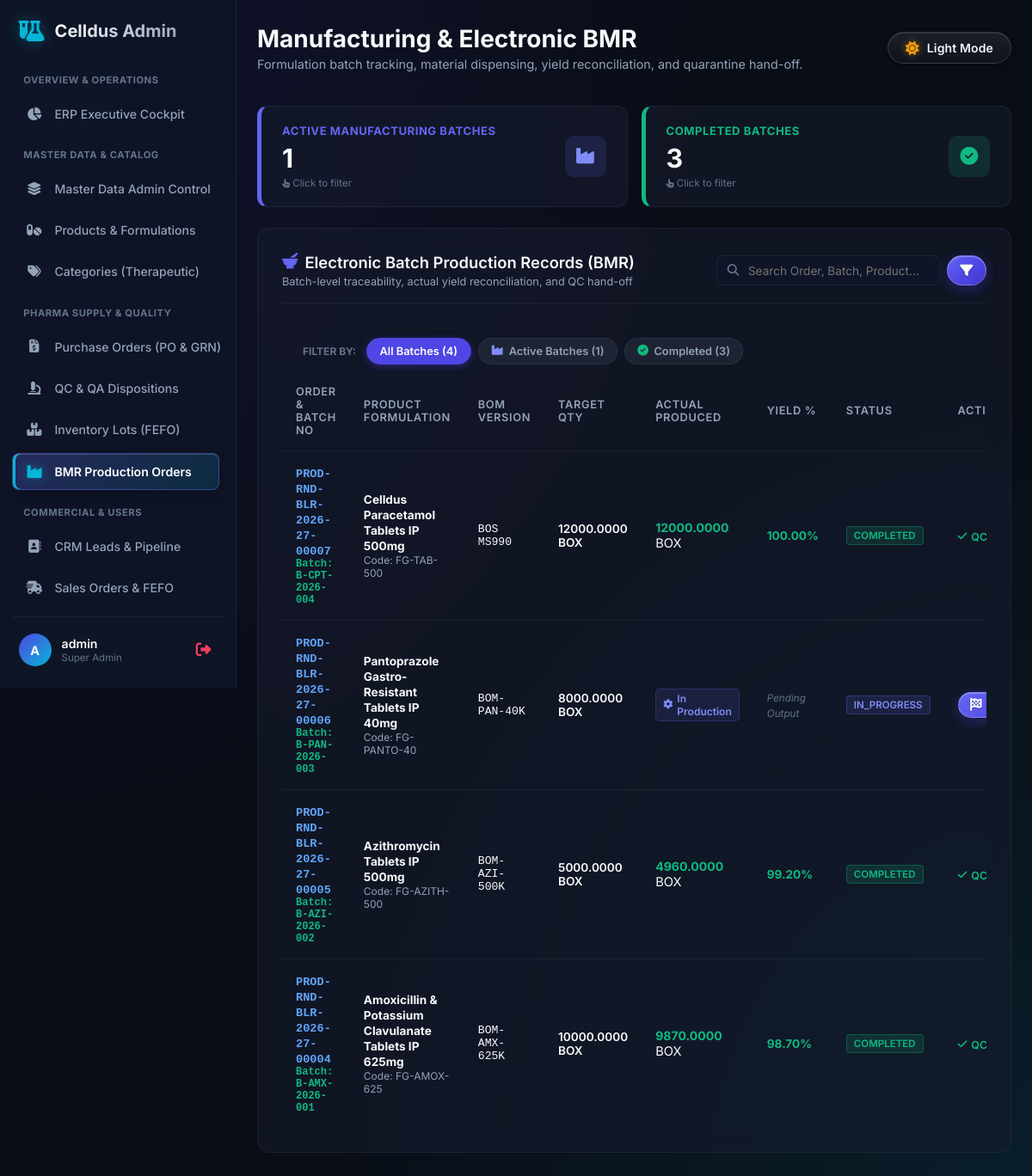
The page /dashboard/production/ (signed in) on the database as committed earlier.
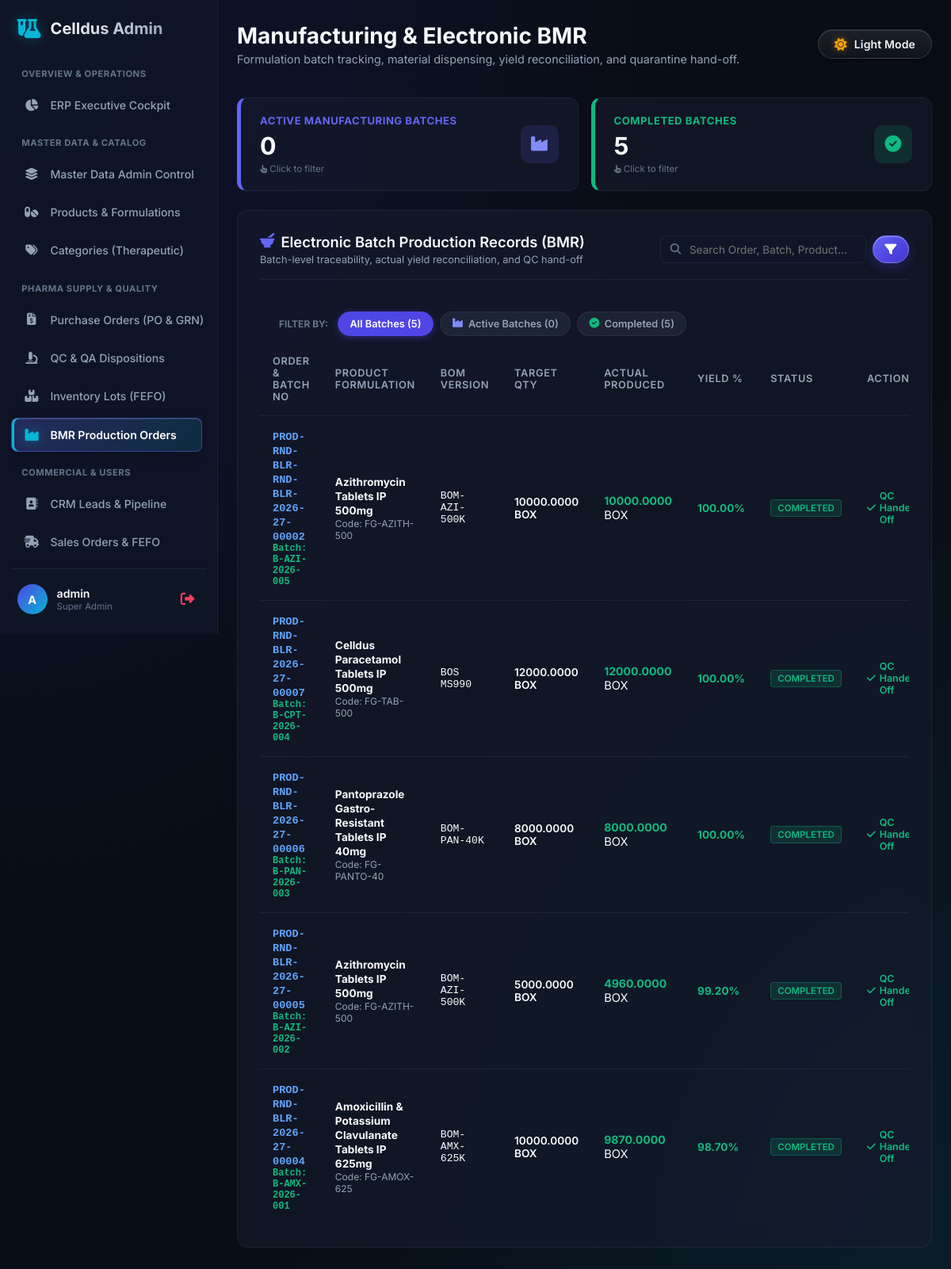
The same page on the database as committed later.
### erp_manufacturing/models.py (models this page shows, shortened)
class ProductionOrder(ERPDocumentModel):
    STATUS_CHOICES = (
        ('DRAFT', 'Draft Planning'),
        ('RELEASED', 'Supervisor Released (BMR Issued)'),
        ('IN_PROGRESS', 'Manufacturing In-Progress'),
        ('COMPLETED', 'Batch Completed, Submitted to QC'),
        ('CLOSED', 'QA Dispositioned & Closed'),
        ('CANCELLED', 'Cancelled'),
    )
    product = models.ForeignKey(ItemMaster, on_delete=models.PROTECT, limit_choices_to={'item_type__in': ['WIP', 'FINISHED_GOOD']})
    bom = models.ForeignKey(BOMHeader, on_delete=models.PROTECT)
    batch_no = models.CharField(max_length=60, unique=True, db_index=True)
    planned_qty = models.DecimalField(max_digits=14, decimal_places=4, validators=[MinValueValidator(Decimal('0.0001'))])
    actual_produced_qty = models.DecimalField(max_digits=14, decimal_places=4, default=Decimal('0.0000'))
    scrap_qty = models.DecimalField(max_digits=14, decimal_places=4, default=Decimal('0.0000'))
    uom = models.ForeignKey(UnitOfMeasure, on_delete=models.PROTECT)
    target_warehouse = models.ForeignKey(Warehouse, on_delete=models.PROTECT)
    target_bin = models.ForeignKey(StorageBin, null=True, blank=True, on_delete=models.SET_NULL)
    manufacturing_date = models.DateField(default=timezone.now)
    expiry_date = models.DateField()
    planned_start_date = models.DateField()
    planned_end_date = models.DateField()
    actual_start_time = models.DateTimeField(null=True, blank=True)
    actual_end_time = models.DateTimeField(null=True, blank=True)
    yield_percentage = models.DecimalField(max_digits=6, decimal_places=2, default=Decimal('0.00'))
    status = models.CharField(max_length=30, choices=STATUS_CHOICES, default='DRAFT', db_index=True)
    finished_lot = models.ForeignKey(InventoryLot, null=True, blank=True, on_delete=models.SET_NULL, related_name='production_source')

### erp_masters/models.py (models this page shows, shortened)
class ItemMaster(ERPBaseModel):
    ITEM_TYPE_CHOICES = (
        ('API', 'Active Pharmaceutical Ingredient (API)'),
        ('EXCIPIENT', 'Excipient / Chemical'),
        ('RAW_MATERIAL', 'Raw Material'),
        ('PACKAGING_PRIMARY', 'Primary Packaging (Alu/PVC, Bottles, Vials)'),
        ('PACKAGING_SECONDARY', 'Secondary Packaging (Cartons, Shippers, Leaflets)'),
        ('WIP', 'Work-in-Progress (Bulk Granules, Uncoated Tabs)'),
        ('FINISHED_GOOD', 'Finished Pharmaceutical Product'),
        ('CONSUMABLE', 'Lab / Factory Consumable'),
    )
    STORAGE_CONDITIONS = (
        ('ROOM_TEMP', 'Controlled Room Temperature (20°C - 25°C)'),
        ('COOL', 'Cool Storage (8°C - 15°C)'),
        ('COLD', 'Refrigerated Cold Chain (2°C - 8°C)'),
        ('DEEP_FREEZE', 'Deep Freeze (-20°C)'),
        ('PROTECT_LIGHT', 'Protect from light and moisture'),
    )
    item_code = models.CharField(max_length=50, unique=True, db_index=True)
    name = models.CharField(max_length=200, db_index=True)
    generic_name = models.CharField(max_length=200, blank=True, help_text="Chemical / Generic formulation name")
    item_type = models.CharField(max_length=30, choices=ITEM_TYPE_CHOICES, db_index=True)
    dosage_form = models.CharField(max_length=100, blank=True, help_text="e.g. Tablet, Capsule, Syrup, Injectable")
    strength = models.CharField(max_length=100, blank=True, help_text="e.g. 500mg, 10mg/5ml")
    category = models.CharField(max_length=100, blank=True, help_text="Therapeutic category, e.g. Antibiotic, Analgesic")
    base_uom = models.ForeignKey(UnitOfMeasure, on_delete=models.PROTECT, related_name='items_base')
    purchase_uom = models.ForeignKey(UnitOfMeasure, on_delete=models.PROTECT, related_name='items_purchase', null=True, blank=True)
    issue_uom = models.ForeignKey(UnitOfMeasure, on_delete=models.PROTECT, related_name='items_issue', null=True, blank=True)
    barcode = models.CharField(max_length=100, blank=True, null=True, unique=True)
    storage_condition = models.CharField(max_length=30, choices=STORAGE_CONDITIONS, default='ROOM_TEMP')
    shelf_life_days = models.PositiveIntegerField(help_text="Standard shelf life in days from manufacturing date")
    retest_interval_days = models.PositiveIntegerField(null=True, blank=True, help_text="Retest period for active chemicals/APIs")
    reorder_min = models.DecimalField(max_digits=14, decimal_places=4, default=Decimal('0.0000'))
    reorder_max = models.DecimalField(max_digits=14, decimal_places=4, default=Decimal('0.0000'))
    tax_rate = models.DecimalField(max_digits=5, decimal_places=2, default=Decimal('12.00'), help_text="GST / Tax percentage")
    standard_cost = models.DecimalField(max_digits=14, decimal_places=2, default=Decimal('0.00'))
    mrp = models.DecimalField(max_digits=14, decimal_places=2, default=Decimal('0.00'), help_text="Max Retail Price for Finished Goods")
    active_flag = models.BooleanField(default=True)

class BOMHeader(ERPBaseModel):
    bom_code = models.CharField(max_length=50, unique=True)
    product = models.ForeignKey(ItemMaster, on_delete=models.CASCADE, related_name='boms', limit_choices_to={'item_type__in': ['WIP', 'FINISHED_GOOD']})
    version = models.PositiveIntegerField(default=1)
    batch_size = models.DecimalField(max_digits=14, decimal_places=4, help_text="Standard batch quantity")
    batch_uom = models.ForeignKey(UnitOfMeasure, on_delete=models.PROTECT)
    effective_from = models.DateField()
    effective_to = models.DateField(null=True, blank=True)
    status = models.CharField(
        max_length=30,
        choices=(('DRAFT', 'Draft'), ('APPROVED', 'Approved & Released'), ('OBSOLETE', 'Obsolete')),
        default='DRAFT'
    )
    approved_by = models.ForeignKey(settings.AUTH_USER_MODEL, null=True, blank=True, on_delete=models.SET_NULL, related_name='approved_boms')
    approved_at = models.DateTimeField(null=True, blank=True)
    class Meta:
        unique_together = ('product', 'version')

class UnitOfMeasure(ERPBaseModel):
    code = models.CharField(max_length=20, unique=True, help_text="e.g. KG, GM, MG, LTR, ML, TAB, CAP, STRIP")
    name = models.CharField(max_length=100)
    symbol = models.CharField(max_length=10)
    is_discrete = models.BooleanField(default=False, help_text="True for countable items (Tablets, Strips)")
    class Meta:
        verbose_name = "Unit of Measure (UOM)"
        verbose_name_plural = "Units of Measure"
        ordering = ['code']

### main/dashboard_erp_views.py (the view, shortened to what this page needs)
# urls.py: path('dashboard/production/', dashboard_erp_views.dashboard_production, name='dashboard_production'),
@staff_required
def dashboard_production(request):
    status_filter = request.GET.get('status', '').strip()
    search = request.GET.get('q', '').strip()
    orders = ProductionOrder.objects.select_related('product', 'bom', 'uom', 'target_warehouse', 'finished_lot').order_by('-created_at')
    active_count = ProductionOrder.objects.filter(status__in=['RELEASED', 'IN_PROGRESS']).count()
    completed_count = ProductionOrder.objects.filter(status='COMPLETED').count()
    total_count = ProductionOrder.objects.count()
    if status_filter == 'ACTIVE':
        orders = orders.filter(status__in=['RELEASED', 'IN_PROGRESS'])
    elif status_filter == 'COMPLETED':
        orders = orders.filter(status='COMPLETED')
    elif status_filter:
        orders = orders.filter(status=status_filter)
    boms = BOMHeader.objects.filter(status='APPROVED').select_related('product')
    warehouses = Warehouse.objects.all()
    context = {
        'orders': orders[:50],
        'boms': boms,
        'warehouses': warehouses,
        'active_batches': active_count,
        'completed_batches': completed_count,
        'total_batches': total_count,
        'status_filter': status_filter,
        'search_query': search,
    }
    return render(request, 'dashboard/erp_production.html', context)

### templates/dashboard/erp_production.html (shortened to what the changed rows need)
{% extends 'dashboard/base.html' %}
{% block page_title %}Manufacturing &amp; Electronic BMR{% endblock %}
{% block content %}
<div class="stats-grid" style="grid-template-columns: repeat(auto-fit, minmax(260px, 1fr)); margin-bottom: 1.5rem; gap: 1rem;">
    <a href="{% if status_filter == 'ACTIVE' %}{% url 'dashboard_production' %}{% else %}{% url 'dashboard_production' %}?status=ACTIVE{% endif %}"
       class="prod-stat-card-link" title="Click to filter Active Manufacturing Batches">
        <div class="prod-stat-card {% if status_filter == 'ACTIVE' %}active-indigo{% endif %}" style="border-left: 5px solid #6366f1;">
            <div class="stats-info">
                <h3 style="color: #6366f1; font-size: 0.82rem; text-transform: uppercase; font-weight: 700; letter-spacing: 0.5px; margin-bottom: 0.35rem;">
                    Active Manufacturing Batches
                </h3>
                <div class="stats-number" style="font-size: 1.9rem; font-weight: 700; color: var(--text-primary);">{{ active_batches }}</div>
                <div style="font-size: 0.72rem; color: var(--text-muted); margin-top: 0.25rem;">
                    <i class="fa-solid fa-hand-pointer" style="font-size: 0.65rem;"></i> Click to filter
                </div>
            </div>
        </div>
    </a>
    <a href="{% if status_filter == 'COMPLETED' %}{% url 'dashboard_production' %}{% else %}{% url 'dashboard_production' %}?status=COMPLETED{% endif %}"
       class="prod-stat-card-link" title="Click to filter Completed Batches">
        <div class="prod-stat-card {% if status_filter == 'COMPLETED' %}active-emerald{% endif %}" style="border-left: 5px solid #10b981;">
            <div class="stats-info">
                <h3 style="color: #10b981; font-size: 0.82rem; text-transform: uppercase; font-weight: 700; letter-spacing: 0.5px; margin-bottom: 0.35rem;">
                    Completed Batches
                </h3>
                <div class="stats-number" style="font-size: 1.9rem; font-weight: 700; color: var(--text-primary);">{{ completed_batches }}</div>
                <div style="font-size: 0.72rem; color: var(--text-muted); margin-top: 0.25rem;">
                    <i class="fa-solid fa-hand-pointer" style="font-size: 0.65rem;"></i> Click to filter
                </div>
            </div>
        </div>
    </a>
</div>
<div class="panel">
    <div class="panel-header" style="display: flex; justify-content: space-between; align-items: center; flex-wrap: wrap; gap: 1rem; border-bottom: 1px solid var(--border-color); padding-bottom: 1rem;">
        <div>
            <h2 class="panel-title" style="display: flex; align-items: center; gap: 0.5rem; margin: 0; font-size: 1.15rem;">
                <i class="fa-solid fa-mortar-pestle" style="color: #6366f1;"></i> Electronic Batch Production Records (BMR)
            </h2>
        </div>
    </div>
    <div style="padding: 1rem 1.5rem 0.5rem 1.5rem; display: flex; align-items: center; gap: 0.5rem; flex-wrap: wrap;">
        <span style="font-size: 0.75rem; font-weight: 700; color: var(--text-muted); text-transform: uppercase; margin-right: 0.25rem;">
            Filter By:
        </span>
        <a href="{% url 'dashboard_production' %}{% if search_query %}?q={{ search_query }}{% endif %}"
           class="prod-chip {% if not status_filter %}active{% endif %}">
            All Batches ({{ total_batches }})
        </a>
        <a href="{% url 'dashboard_production' %}?status=ACTIVE{% if search_query %}&q={{ search_query }}{% endif %}"
           class="prod-chip {% if status_filter == 'ACTIVE' %}active{% endif %}">
            <i class="fa-solid fa-industry" style="color: #818cf8;"></i> Active Batches ({{ active_batches }})
        </a>
        <a href="{% url 'dashboard_production' %}?status=COMPLETED{% if search_query %}&q={{ search_query }}{% endif %}"
           class="prod-chip {% if status_filter == 'COMPLETED' %}active{% endif %}">
            <i class="fa-solid fa-circle-check" style="color: #10b981;"></i> Completed ({{ completed_batches }})
        </a>
    </div>
    <div class="table-container">
        <table class="custom-table">
            <thead>
                <tr>
                    <th>Order &amp; Batch No</th>
                    <th>Product Formulation</th>
                    <th>BOM Version</th>
                    <th>Target Qty</th>
                    <th>Actual Produced</th>
                    <th>Yield %</th>
                    <th>Status</th>
                    <th>Actions</th>
                </tr>
            </thead>
            <tbody>
                {% for order in orders %}
                <tr>
                    <td>
                        <strong style="color: #60a5fa; font-family: monospace; font-size: 0.85rem;">{{ order.document_no }}</strong>
                        <div style="font-size: 0.75rem; color: #10b981; font-family: monospace; font-weight: 600;">Batch: {{ order.batch_no }}</div>
                    </td>
                    <td>
                        <strong style="color: var(--text-primary); font-size: 0.85rem;">{{ order.product.name }}</strong>
                        <div style="font-size: 0.75rem; color: var(--text-secondary);">Code: {{ order.product.item_code }}</div>
                    </td>
                    <td style="color: var(--text-primary); font-size: 0.82rem; font-family: monospace;">{{ order.bom.bom_code }}</td>
                    <td style="color: var(--text-primary); font-size: 0.85rem; font-weight: 600;">{{ order.planned_qty }} {{ order.uom.code }}</td>
                    <td>
                        {% if order.actual_produced_qty > 0 %}
                        <strong style="color: #10b981; font-size: 0.88rem;">{{ order.actual_produced_qty }}</strong> {{ order.uom.code }}
                        {% else %}
                        <span style="font-size: 0.75rem; color: #818cf8; background: rgba(99, 102, 241, 0.12); padding: 3px 8px; border-radius: 5px; border: 1px solid rgba(99, 102, 241, 0.25); display: inline-flex; align-items: center; gap: 5px; font-weight: 600;">
                            <i class="fa-solid fa-gear fa-spin" style="font-size: 0.7rem;"></i> In Production
                        </span>
                        {% endif %}
                    </td>
                    <td>
                        {% if order.yield_percentage > 0 %}
                        <span style="font-weight: 700; color: {% if order.yield_percentage >= 95 %}#10b981{% else %}#f59e0b{% endif %}; font-size: 0.85rem;">
                            {{ order.yield_percentage }}%
                        </span>
                        {% else %}
                        <span style="font-size: 0.73rem; color: var(--text-muted); font-style: italic;">
                            Pending Output
                        </span>
                        {% endif %}
                    </td>
                    <td>
                        <span style="padding: 3px 8px; border-radius: 4px; font-size: 0.72rem; font-weight: 600; display: inline-block;
                            {% if order.status == 'COMPLETED' %}background: rgba(16, 185, 129, 0.15); color: #10b981; border: 1px solid rgba(16, 185, 129, 0.3);
                            {% elif order.status == 'RELEASED' or order.status == 'IN_PROGRESS' %}background: rgba(99, 102, 241, 0.15); color: #818cf8; border: 1px solid rgba(99, 102, 241, 0.3);
                            {% else %}background: rgba(148, 163, 184, 0.15); color: var(--text-secondary); border: 1px solid rgba(148, 163, 184, 0.3);{% endif %}">
                            {{ order.status }}
                        </span>
                    </td>
                    <td>
                        {% if order.status != 'COMPLETED' and order.status != 'CLOSED' %}
                        <button type="button" class="btn btn-primary" style="padding: 0.4rem 0.85rem; font-size: 0.78rem; display: inline-flex; align-items: center; gap: 0.4rem;"
                                onclick="openBatchCompleteModal('{{ order.id }}', '{{ order.batch_no }}', '{{ order.planned_qty }}', '{{ order.uom.code }}');">
                            <i class="fa-solid fa-flag-checkered"></i> Complete Batch
                        </button>
                        {% else %}
                        <span style="color: #10b981; font-size: 0.78rem; font-weight: 600; display: inline-flex; align-items: center; gap: 0.3rem;">
                            <i class="fa-solid fa-check"></i> QC Handed-Off
                        </span>
                        {% endif %}
                    </td>
                </tr>
                {% endfor %}
            </tbody>
        </table>
    </div>
</div>
{% endblock %}

Rows that differ between the two databases and show on the page:
added ProductionOrder: document_no "PROD-RND-BLR-RND-BLR-2026-27-00002", batch_no "B-AZI-2026-005", product.name "Azithromycin Tablets IP 500mg", product.item_code "FG-AZITH-500", bom.bom_code "BOM-AZI-500K", planned_qty "10000.0000", uom.code "BOX", actual_produced_qty "10000.0000", yield_percentage "100.00", status "COMPLETED", shows "QC…"
changed ProductionOrder "PROD-RND-BLR-2026-27-00006": actual_produced_qty (not shown) → "8000.0000"; uom.code (not shown) → "BOX"; yield_percentage (not shown) → "100.00"; status "IN_PROGRESS" → "COMPLETED"; yield_percentage "Pending Output" → "%"; no longer shows "In Production"
Other text that changed with them:
{{ active_batches }}: "1" → "0"
{{ completed_batches }}: "3" → "5"
{{ total_batches }}: "4" → "5"
